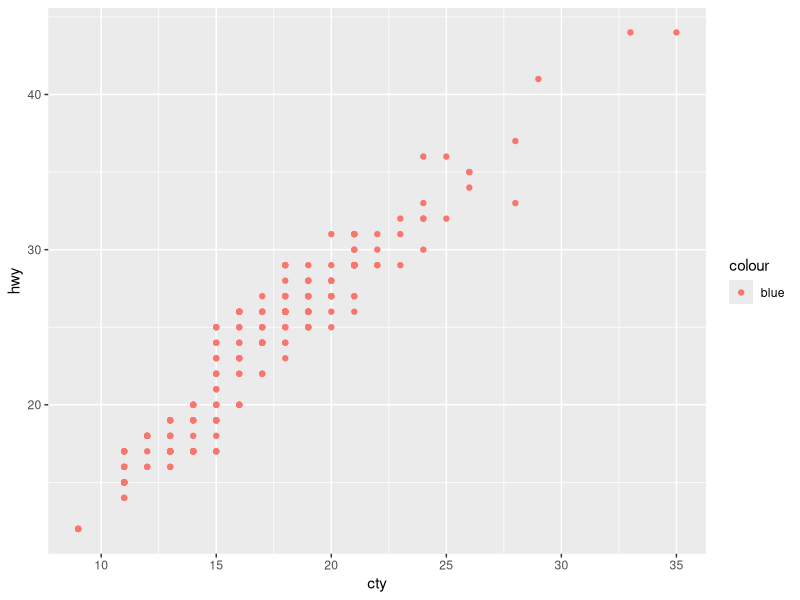
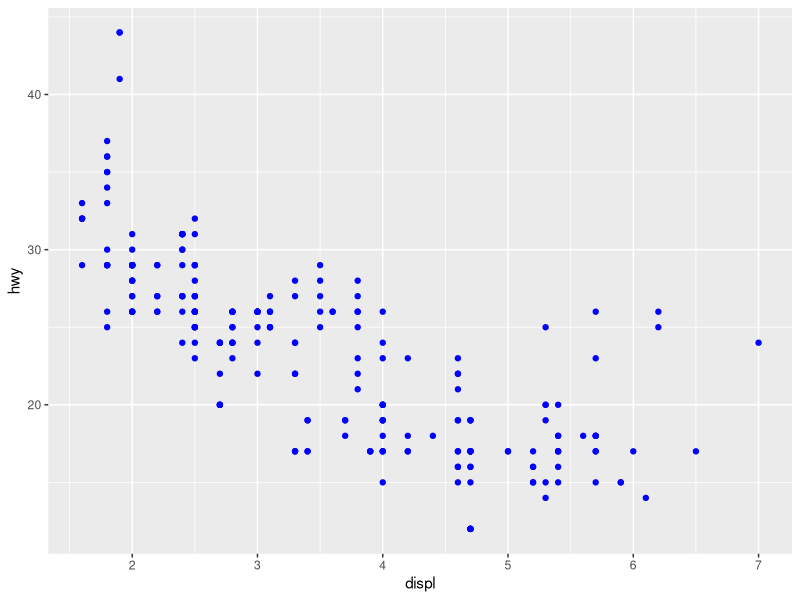

The R script that drew these images, in order:
## ---- chunk 1
knitr::opts_chunk$set(echo = TRUE)
## ---- chunk 2
library(ggplot2)
library(magrittr) #so I can do some piping
## ---- chunk 3
data(mpg) #this is a dataset from the ggplot2 package

mpg %>% 
  ggplot(mapping = aes(x = cty, y = hwy, color = "blue")) %>% + #change "city" to "cty"
  geom_point()

## ---- chunk 4
ggplot(mpg, aes(x = displ, y = hwy)) + #move aes to ggplot, specify color in geom.
  geom_point(color = "blue")
